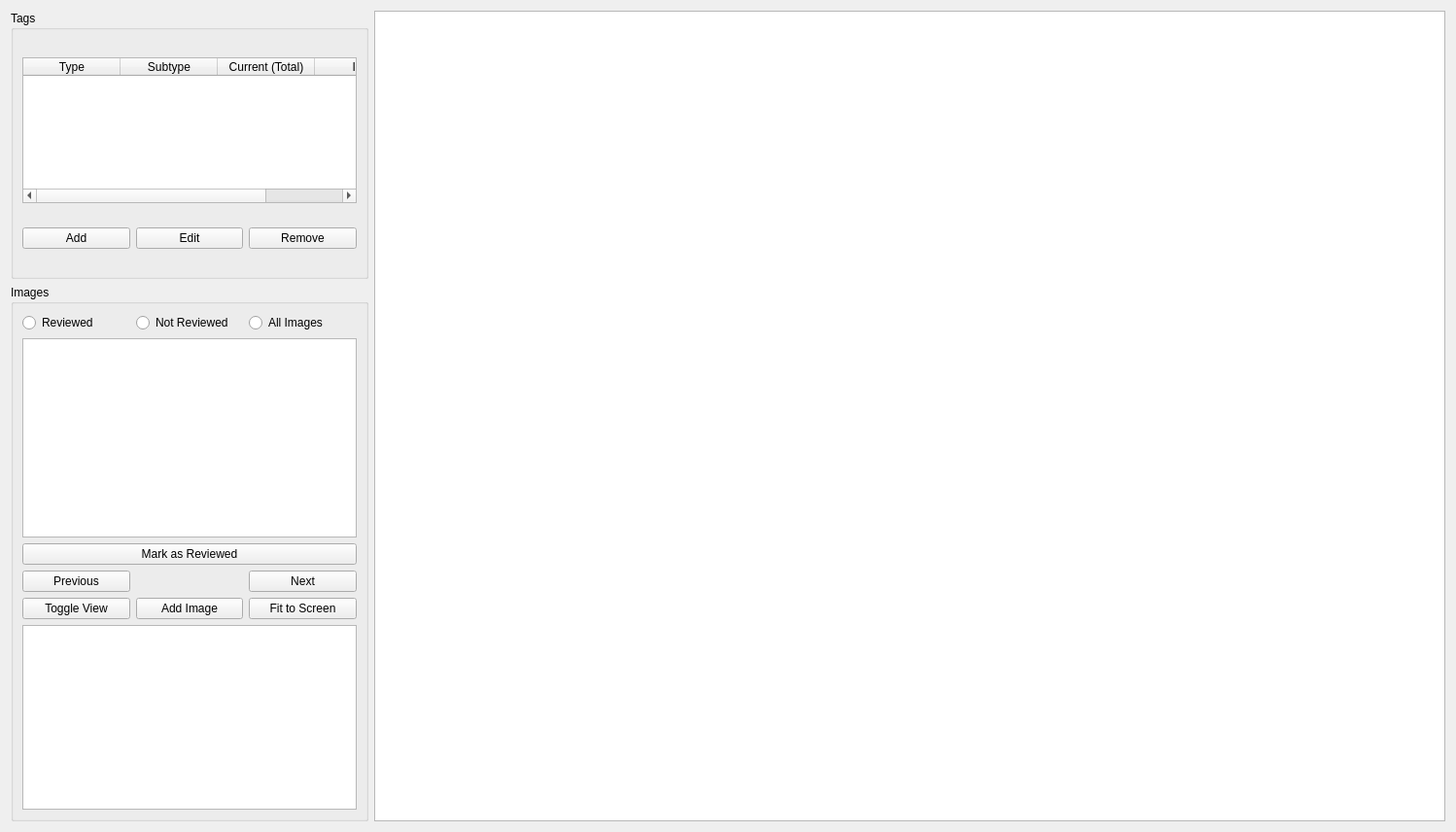
<?xml version="1.0" encoding="UTF-8"?>
<ui version="4.0">
 <class>TaggingTab</class>
 <widget class="QWidget" name="TaggingTab">
  <property name="geometry">
   <rect>
    <x>0</x>
    <y>0</y>
    <width>1498</width>
    <height>856</height>
   </rect>
  </property>
  <property name="windowTitle">
   <string>Form</string>
  </property>
  <layout class="QHBoxLayout" name="horizontalLayout" stretch="1,3">
   <item>
    <layout class="QVBoxLayout" name="layout_taggingControls" stretch="1,2">
     <property name="spacing">
      <number>6</number>
     </property>
     <property name="sizeConstraint">
      <enum>QLayout::SetDefaultConstraint</enum>
     </property>
     <item>
      <widget class="QGroupBox" name="groupBox_2">
       <property name="sizePolicy">
        <sizepolicy hsizetype="Expanding" vsizetype="Expanding">
         <horstretch>0</horstretch>
         <verstretch>0</verstretch>
        </sizepolicy>
       </property>
       <property name="title">
        <string>Tags</string>
       </property>
       <layout class="QVBoxLayout" name="verticalLayout_2" stretch="2,1">
        <property name="spacing">
         <number>6</number>
        </property>
        <property name="sizeConstraint">
         <enum>QLayout::SetDefaultConstraint</enum>
        </property>
        <property name="leftMargin">
         <number>9</number>
        </property>
        <item>
         <widget class="QTableWidget" name="list_tags">
          <property name="maximumSize">
           <size>
            <width>16777215</width>
            <height>150</height>
           </size>
          </property>
          <property name="editTriggers">
           <set>QAbstractItemView::NoEditTriggers</set>
          </property>
          <property name="selectionBehavior">
           <enum>QAbstractItemView::SelectRows</enum>
          </property>
          <column>
           <property name="text">
            <string>Type</string>
           </property>
          </column>
          <column>
           <property name="text">
            <string>Subtype</string>
           </property>
          </column>
          <column>
           <property name="text">
            <string>Current (Total)</string>
           </property>
          </column>
          <column>
           <property name="text">
            <string>Icon</string>
           </property>
          </column>
         </widget>
        </item>
        <item>
         <layout class="QHBoxLayout" name="layout_tagsButtons">
          <property name="sizeConstraint">
           <enum>QLayout::SetDefaultConstraint</enum>
          </property>
          <item>
           <widget class="QPushButton" name="button_addTag">
            <property name="text">
             <string>Add</string>
            </property>
           </widget>
          </item>
          <item>
           <widget class="QPushButton" name="button_editTag">
            <property name="text">
             <string>Edit</string>
            </property>
           </widget>
          </item>
          <item>
           <widget class="QPushButton" name="button_removeTag">
            <property name="text">
             <string>Remove</string>
            </property>
           </widget>
          </item>
         </layout>
        </item>
       </layout>
      </widget>
     </item>
     <item>
      <widget class="QGroupBox" name="groupBox_3">
       <property name="sizePolicy">
        <sizepolicy hsizetype="Expanding" vsizetype="Expanding">
         <horstretch>0</horstretch>
         <verstretch>0</verstretch>
        </sizepolicy>
       </property>
       <property name="title">
        <string>Images</string>
       </property>
       <layout class="QVBoxLayout" name="verticalLayout_3" stretch="1,6,1,2">
        <item>
         <layout class="QHBoxLayout" name="horizontalLayout_3">
          <property name="spacing">
           <number>6</number>
          </property>
          <item>
           <widget class="QRadioButton" name="radioButton_reviewed">
            <property name="cursor">
             <cursorShape>PointingHandCursor</cursorShape>
            </property>
            <property name="text">
             <string>Reviewed</string>
            </property>
            <attribute name="buttonGroup">
             <string notr="true">image_status_buttons</string>
            </attribute>
           </widget>
          </item>
          <item>
           <widget class="QRadioButton" name="radioButton_notReviewed">
            <property name="cursor">
             <cursorShape>PointingHandCursor</cursorShape>
            </property>
            <property name="text">
             <string>Not Reviewed</string>
            </property>
            <attribute name="buttonGroup">
             <string notr="true">image_status_buttons</string>
            </attribute>
           </widget>
          </item>
          <item>
           <widget class="QRadioButton" name="radioButton_allImages">
            <property name="cursor">
             <cursorShape>PointingHandCursor</cursorShape>
            </property>
            <property name="text">
             <string>All Images</string>
            </property>
            <attribute name="buttonGroup">
             <string notr="true">image_status_buttons</string>
            </attribute>
           </widget>
          </item>
         </layout>
        </item>
        <item>
         <widget class="QListWidget" name="images_list"/>
        </item>
        <item>
         <layout class="QGridLayout" name="gridLayout_2">
          <item row="2" column="1">
           <widget class="QPushButton" name="button_addImage">
            <property name="text">
             <string>Add Image</string>
            </property>
           </widget>
          </item>
          <item row="2" column="0">
           <widget class="QPushButton" name="button_toggleView">
            <property name="text">
             <string>Toggle View</string>
            </property>
           </widget>
          </item>
          <item row="1" column="0">
           <widget class="QPushButton" name="button_previous">
            <property name="text">
             <string>Previous</string>
            </property>
           </widget>
          </item>
          <item row="2" column="2">
           <widget class="QPushButton" name="button_fitScreen">
            <property name="text">
             <string>Fit to Screen</string>
            </property>
           </widget>
          </item>
          <item row="1" column="2">
           <widget class="QPushButton" name="button_next">
            <property name="text">
             <string>Next</string>
            </property>
           </widget>
          </item>
          <item row="0" column="0" colspan="3">
           <widget class="QPushButton" name="button_toggleReviewed">
            <property name="text">
             <string>Mark as Reviewed</string>
            </property>
           </widget>
          </item>
         </layout>
        </item>
        <item>
         <widget class="MiniMap" name="minimap">
          <property name="minimumSize">
           <size>
            <width>300</width>
            <height>190</height>
           </size>
          </property>
          <property name="maximumSize">
           <size>
            <width>500</width>
            <height>400</height>
           </size>
          </property>
         </widget>
        </item>
       </layout>
      </widget>
     </item>
    </layout>
   </item>
   <item>
    <layout class="QVBoxLayout" name="layout_taggingImage">
     <item>
      <widget class="PhotoViewer" name="viewer_single"/>
     </item>
    </layout>
   </item>
  </layout>
 </widget>
 <customwidgets>
  <customwidget>
   <class>PhotoViewer</class>
   <extends>QGraphicsView</extends>
   <header>gui/photoViewer</header>
  </customwidget>
  <customwidget>
   <class>MiniMap</class>
   <extends>QGraphicsView</extends>
   <header>gui/miniMap</header>
  </customwidget>
 </customwidgets>
 <resources/>
 <connections/>
 <buttongroups>
  <buttongroup name="image_status_buttons"/>
 </buttongroups>
</ui>
